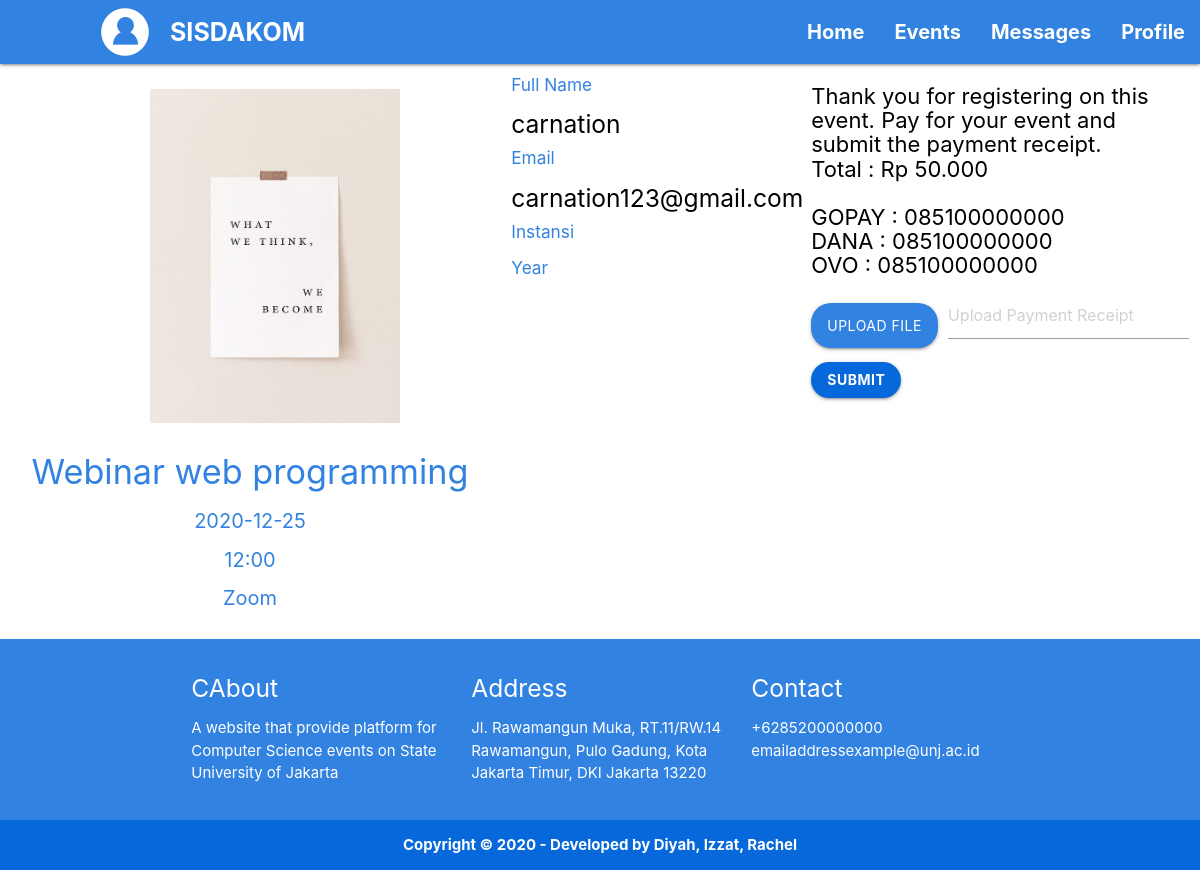
/templates/user-register-and-payment.php?idevent=23 (signed in), run on the app's committed database.
### tables this page shows
CREATE TABLE `event` (
  `id_event` int(11) NOT NULL,
  `nama_event` varchar(100) DEFAULT NULL,
  `htm` int(20) DEFAULT NULL,
  `kategori_event` varchar(10) DEFAULT NULL,
  `informasi_event` varchar(200) DEFAULT NULL,
  `tanggal_event` varchar(15) DEFAULT NULL,
  `waktu_event` varchar(6) DEFAULT NULL,
  `tempat_event` varchar(100) DEFAULT NULL,
  `max_partisipan` int(10) DEFAULT NULL,
  `poster_event` varchar(255) DEFAULT NULL,
  `status_event` varchar(10) DEFAULT NULL
);

CREATE TABLE `user` (
  `id_user` int(11) NOT NULL,
  `user_username` varchar(50) NOT NULL,
  `user_email` varchar(100) NOT NULL,
  `full_name` varchar(100) NOT NULL,
  `instansi` varchar(75) NOT NULL,
  `angkatan` varchar(4) NOT NULL,
  `user_picture` blob NOT NULL,
  `user_password` varchar(300) NOT NULL,
  `phone_number` varchar(15) NOT NULL
);

### templates/user-register-and-payment.php (the view, shortened to what this page needs)
<?php
require 'functions2.php';
$idevent = $_GET["idevent"];
$eventresult = mysqli_query($conn, "SELECT * FROM event WHERE id_event = '$idevent'");
$id_user = $_SESSION["loginsubmit"];
$result = mysqli_query($conn, "SELECT * FROM user WHERE id_user = '$id_user'");
?>
<!DOCTYPE html>
  <html>
    <head>
      <link type="text/css" rel="stylesheet" href="../static/css//materialize.css" media="screen,projection"/>
    </head>
    <body class="white">
      <nav class="blue">
        <div class="nav-wrapper">
            <a><img class="first-logo" src="../static/img/profile.png"></a>
            <a href="#" class="brand-logo white-text" style="font-size: 25px;"><b>SISDAKOM</b></a>
            <ul id="nav-mobile" class="right hide-on-med-and-down">
                <li><a href="user-home.php" class="white-text" style="font-size: 20px;"><b>Home</b></a></li>
                <li><a href="user-events.php" class="white-text" style="font-size: 20px;"><b>Events</b></a></li>
                <li><a href="user-message.php" class="white-text" style="font-size: 20px;"><b>Messages</b></a></li>
                <li><a href="user-profile-info.php" class="white-text" style="font-size: 20px;"><b>Profile</b></a></li>
            </ul>
        </div>
    </nav>
  <div class="row">
    <?php while ($eventlist = mysqli_fetch_assoc($eventresult)): ?>
    <div class="col s12 l5 center-align">
    <img class="image3" src="../static/img/<?= $eventlist['poster_event'];?>">
      <h4 class="blue-text bold"><?= $eventlist['nama_event'];?></h4>
      <h5 class="blue-text bold" style="font-size: 20px; margin-top: 20px;"><?= $eventlist['tanggal_event'];?></h5>
      <h5 class="blue-text bold" style="font-size: 20px;"><?= $eventlist['waktu_event'];?></h5>
      <h5 class="blue-text bold" style="font-size: 20px;"><?= $eventlist['tempat_event'];?></h5>
    </div>
    <?php endwhile; ?>
    <div class="col s12 l3">
      <?php while( $row = mysqli_fetch_assoc($result) ) : ?>
      <h6 class="blue-text bold">Full Name</h6>
      <h5 class="black-text"><?= $row["full_name"]; ?></h5>
      <h6 class="blue-text bold">Email</h6>
      <h5 class="black-text"><?= $row["user_email"]; ?></h5>
      <h6 class="blue-text bold">Instansi</h6>
      <h6 class="blue-text bold">Year</h6>
      <?php endwhile; ?>
    </div>
    <div class="col s12 l4">
      <h5 class="black-text bold" style="font-size: 22px; margin-top: 20px; margin-right: 10px;">
        Thank you for registering on this event. Pay for your event and submit the payment receipt. <br> Total : Rp 50.000 <br> <br> GOPAY : 085100000000 <br> DANA : 085100000000 <br> OVO : 085100000000
      </h5>
      <form action="#">
        <div class="file-field input-field">
          <div class="btn blue"  style="margin-top: 10px">
            <span>Upload File</span>
          </div>
          <div class="file-path-wrapper">
            <input class="file-path validate" type="text" placeholder="Upload Payment Receipt">
          </div>
        </div>
      </form>
      <button class="center btn waves-effect waves-light indigo" type="submit" name="submit"><b>Submit</b>
        </button>
    </div>
  </div>
  <footer class="page-footer blue">
    <div class="container">
      <div class="row">
        <div class="col l4 s12">
          <h5 class="white-text">CAbout</h5>
          <p class="white-text">A website that provide platform for Computer Science events on State University of Jakarta</p>
        </div>
        <div class="col l4 s12">
            <h5 class="white-text">Address</h5>
              <p class="white-text">Jl. Rawamangun Muka, RT.11/RW.14 Rawamangun, Pulo Gadung, Kota Jakarta Timur, DKI Jakarta 13220</p>
        </div>
        <div class="col l4 s12">
          <h5 class="white-text">Contact</h5>
          <ul>
            <li><a class="white-text">+6285200000000</a></li>
            <li><a class="white-text">emailaddressexample@unj.ac.id</a></li>
          </ul>
        </div>
      </div>
    </div>
    <div class="footer-copyright indigo">
      <div class="container center">
        <a class="white-text"><b>Copyright © 2020 - Developed by Diyah, Izzat, Rachel</b></a>
      </div>
    </div>
  </footer>
    </body>
  </html>

### data on the page
event: poster_event (picture), nama_event "Webinar web programming", tanggal_event "2020-12-25", waktu_event "12:00", tempat_event "Zoom"
user: full_name "carnation", user_email "carnation123@gmail.com"
